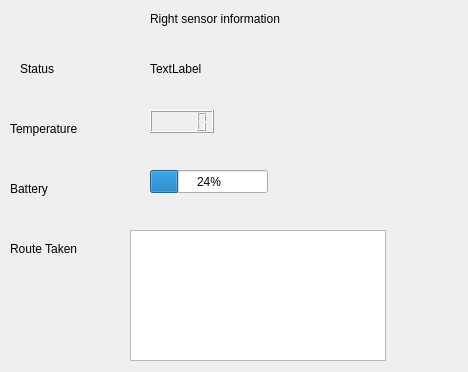
<?xml version="1.0" encoding="UTF-8"?>
<ui version="4.0">
 <class>newwindow</class>
 <widget class="QDialog" name="newwindow">
  <property name="geometry">
   <rect>
    <x>0</x>
    <y>0</y>
    <width>468</width>
    <height>372</height>
   </rect>
  </property>
  <property name="windowTitle">
   <string>Dialog</string>
  </property>
  <widget class="QLabel" name="label">
   <property name="geometry">
    <rect>
     <x>150</x>
     <y>10</y>
     <width>181</width>
     <height>17</height>
    </rect>
   </property>
   <property name="text">
    <string>Right sensor information </string>
   </property>
  </widget>
  <widget class="QLabel" name="label_2">
   <property name="geometry">
    <rect>
     <x>20</x>
     <y>60</y>
     <width>67</width>
     <height>17</height>
    </rect>
   </property>
   <property name="text">
    <string>Status </string>
   </property>
  </widget>
  <widget class="QLabel" name="label_3">
   <property name="geometry">
    <rect>
     <x>10</x>
     <y>120</y>
     <width>91</width>
     <height>17</height>
    </rect>
   </property>
   <property name="text">
    <string>Temperature </string>
   </property>
  </widget>
  <widget class="QLabel" name="label_4">
   <property name="geometry">
    <rect>
     <x>10</x>
     <y>180</y>
     <width>67</width>
     <height>17</height>
    </rect>
   </property>
   <property name="text">
    <string>Battery </string>
   </property>
  </widget>
  <widget class="QProgressBar" name="progressBar">
   <property name="geometry">
    <rect>
     <x>150</x>
     <y>170</y>
     <width>118</width>
     <height>23</height>
    </rect>
   </property>
   <property name="value">
    <number>24</number>
   </property>
  </widget>
  <widget class="QLCDNumber" name="lcdNumber">
   <property name="geometry">
    <rect>
     <x>150</x>
     <y>110</y>
     <width>64</width>
     <height>23</height>
    </rect>
   </property>
  </widget>
  <widget class="QLabel" name="label_5">
   <property name="geometry">
    <rect>
     <x>150</x>
     <y>90</y>
     <width>67</width>
     <height>17</height>
    </rect>
   </property>
   <property name="text">
    <string/>
   </property>
  </widget>
  <widget class="QLabel" name="label_6">
   <property name="geometry">
    <rect>
     <x>150</x>
     <y>60</y>
     <width>67</width>
     <height>17</height>
    </rect>
   </property>
   <property name="text">
    <string>TextLabel</string>
   </property>
  </widget>
  <widget class="QLabel" name="label_7">
   <property name="geometry">
    <rect>
     <x>10</x>
     <y>240</y>
     <width>81</width>
     <height>17</height>
    </rect>
   </property>
   <property name="text">
    <string>Route Taken </string>
   </property>
  </widget>
  <widget class="QGraphicsView" name="graphicsView">
   <property name="geometry">
    <rect>
     <x>130</x>
     <y>230</y>
     <width>256</width>
     <height>131</height>
    </rect>
   </property>
  </widget>
 </widget>
 <resources/>
 <connections/>
</ui>
